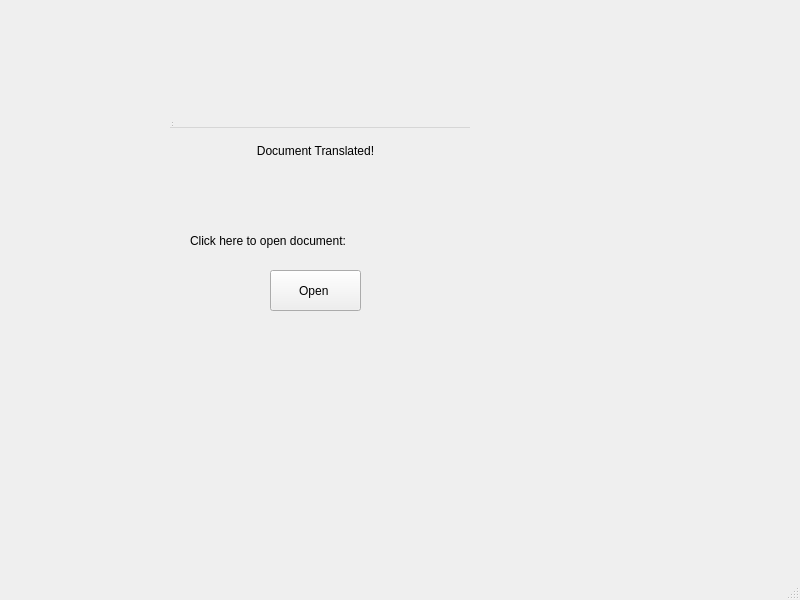
<?xml version="1.0" encoding="UTF-8"?>
<ui version="4.0">
 <class>MainWindow</class>
 <widget class="QMainWindow" name="MainWindow">
  <property name="geometry">
   <rect>
    <x>0</x>
    <y>0</y>
    <width>800</width>
    <height>600</height>
   </rect>
  </property>
  <property name="windowTitle">
   <string>MainWindow</string>
  </property>
  <widget class="QWidget" name="centralwidget">
   <widget class="QWidget" name="centralwidget_2" native="true">
    <property name="geometry">
     <rect>
      <x>170</x>
      <y>110</y>
      <width>291</width>
      <height>221</height>
     </rect>
    </property>
    <widget class="QLabel" name="label">
     <property name="geometry">
      <rect>
       <x>10</x>
       <y>20</y>
       <width>271</width>
       <height>41</height>
      </rect>
     </property>
     <property name="text">
      <string>Document Translated!</string>
     </property>
     <property name="alignment">
      <set>Qt::AlignCenter</set>
     </property>
    </widget>
    <widget class="QPushButton" name="opendoc">
     <property name="geometry">
      <rect>
       <x>100</x>
       <y>160</y>
       <width>91</width>
       <height>41</height>
      </rect>
     </property>
     <property name="text">
      <string>Open </string>
     </property>
    </widget>
    <widget class="QLabel" name="label_2">
     <property name="geometry">
      <rect>
       <x>20</x>
       <y>110</y>
       <width>251</width>
       <height>41</height>
      </rect>
     </property>
     <property name="text">
      <string>Click here to open document:</string>
     </property>
    </widget>
   </widget>
   <widget class="QMenuBar" name="menubar_2">
    <property name="geometry">
     <rect>
      <x>170</x>
      <y>110</y>
      <width>300</width>
      <height>18</height>
     </rect>
    </property>
   </widget>
   <widget class="QStatusBar" name="statusbar_2">
    <property name="geometry">
     <rect>
      <x>170</x>
      <y>110</y>
      <width>3</width>
      <height>18</height>
     </rect>
    </property>
   </widget>
  </widget>
  <widget class="QMenuBar" name="menubar">
   <property name="geometry">
    <rect>
     <x>0</x>
     <y>0</y>
     <width>800</width>
     <height>18</height>
    </rect>
   </property>
  </widget>
  <widget class="QStatusBar" name="statusbar"/>
 </widget>
 <resources/>
 <connections/>
</ui>
